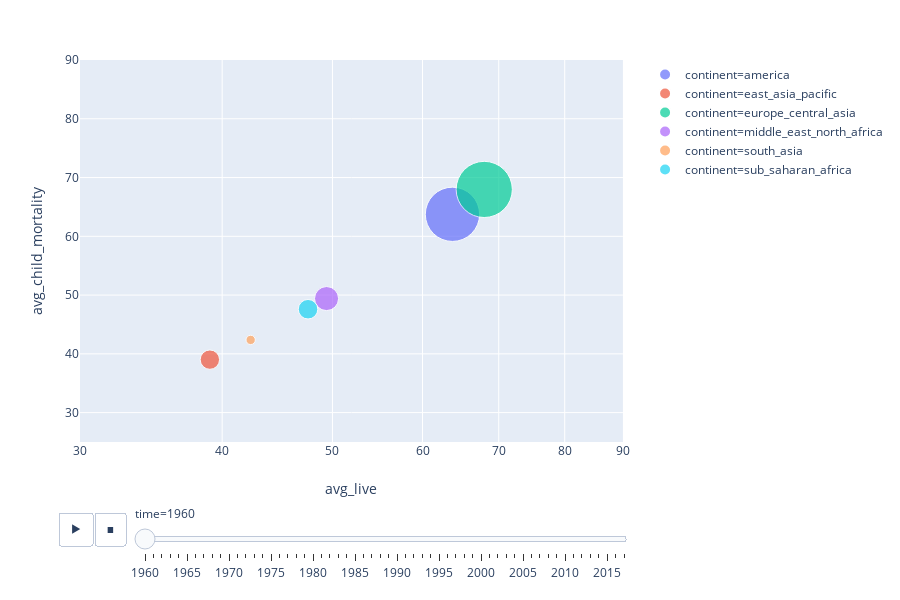

Here is the notebook cell this chart was saved with:
### Code cell
# reference https://plot.ly/python/bubble-charts/
px.scatter(dataset, x="avg_live", y="avg_child_mortality",animation_frame="time", size="avg_gdp", 
           animation_group="continent",color="continent",
           hover_name="continent", log_x=True, size_max=60,range_x=[30,90], range_y=[25,90])

### Figure 1 — Plotly figure (JSON) as saved in the notebook; plotly's stock layout.template omitted (floating-point values rounded to 4 significant figures)
{"data": [{"hoverlabel": {"namelength": 0}, "hovertemplate": "<b>%{hovertext}</b><br><br>continent=america<br>time=1960<br>avg_live=%{x}<br>avg_child_mortality=%{y}<br>avg_gdp=%{marker.size}", "hovertext": ["america"], "ids": ["america"], "legendgroup": "continent=america", "marker": {"color": "#636efa", "size": [10490.0], "sizemode": "area", "sizeref": 7.116, "symbol": "circle"}, "mode": "markers", "name": "continent=america", "showlegend": true, "type": "scatter", "x": [63.75], "xaxis": "x", "y": [63.75], "yaxis": "y"}, {"hoverlabel": {"namelength": 0}, "hovertemplate": "<b>%{hovertext}</b><br><br>continent=east_asia_pacific<br>time=1960<br>avg_live=%{x}<br>avg_child_mortality=%{y}<br>avg_gdp=%{marker.size}", "hovertext": ["east_asia_pacific"], "ids": ["east_asia_pacific"], "legendgroup": "continent=east_asia_pacific", "marker": {"color": "#EF553B", "size": [1334.0], "sizemode": "area", "sizeref": 7.116, "symbol": "circle"}, "mode": "markers", "name": "continent=east_asia_pacific", "showlegend": true, "type": "scatter", "x": [39.02], "xaxis": "x", "y": [39.02], "yaxis": "y"}, {"hoverlabel": {"namelength": 0}, "hovertemplate": "<b>%{hovertext}</b><br><br>continent=europe_central_asia<br>time=1960<br>avg_live=%{x}<br>avg_child_mortality=%{y}<br>avg_gdp=%{marker.size}", "hovertext": ["europe_central_asia"], "ids": ["europe_central_asia"], "legendgroup": "continent=europe_central_asia", "marker": {"color": "#00cc96", "size": [11240.0], "sizemode": "area", "sizeref": 7.116, "symbol": "circle"}, "mode": "markers", "name": "continent=europe_central_asia", "showlegend": true, "type": "scatter", "x": [67.98], "xaxis": "x", "y": [67.98], "yaxis": "y"}, {"hoverlabel": {"namelength": 0}, "hovertemplate": "<b>%{hovertext}</b><br><br>continent=middle_east_north_africa<br>time=1960<br>avg_live=%{x}<br>avg_child_mortality=%{y}<br>avg_gdp=%{marker.size}", "hovertext": ["middle_east_north_africa"], "ids": ["middle_east_north_africa"], "legendgroup": "continent=middle_east_north_africa", "marker": {"color": "#ab63fa", "size": [2061.0], "sizemode": "area", "sizeref": 7.116, "symbol": "circle"}, "mode": "markers", "name": "continent=middle_east_north_africa", "showlegend": true, "type": "scatter", "x": [49.41], "xaxis": "x", "y": [49.41], "yaxis": "y"}, {"hoverlabel": {"namelength": 0}, "hovertemplate": "<b>%{hovertext}</b><br><br>continent=south_asia<br>time=1960<br>avg_live=%{x}<br>avg_child_mortality=%{y}<br>avg_gdp=%{marker.size}", "hovertext": ["south_asia"], "ids": ["south_asia"], "legendgroup": "continent=south_asia", "marker": {"color": "#FFA15A", "size": [309.4], "sizemode": "area", "sizeref": 7.116, "symbol": "circle"}, "mode": "markers", "name": "continent=south_asia", "showlegend": true, "type": "scatter", "x": [42.37], "xaxis": "x", "y": [42.37], "yaxis": "y"}, {"hoverlabel": {"namelength": 0}, "hovertemplate": "<b>%{hovertext}</b><br><br>continent=sub_saharan_africa<br>time=1960<br>avg_live=%{x}<br>avg_child_mortality=%{y}<br>avg_gdp=%{marker.size}", "hovertext": ["sub_saharan_africa"], "ids": ["sub_saharan_africa"], "legendgroup": "continent=sub_saharan_africa", "marker": {"color": "#19d3f3", "size": [1358.0], "sizemode": "area", "sizeref": 7.116, "symbol": "circle"}, "mode": "markers", "name": "continent=sub_saharan_africa", "showlegend": true, "type": "scatter", "x": [47.59], "xaxis": "x", "y": [47.59], "yaxis": "y"}], "layout": {"height": 600, "legend": {"itemsizing": "constant", "tracegroupgap": 0}, "margin": {"t": 60}, "sliders": [{"active": 0, "currentvalue": {"prefix": "time="}, "len": 0.9, "pad": {"b": 10, "t": 60}, "steps": [{"args": [["1960"], {"frame": {"duration": 0, "redraw": false}, "fromcurrent": true, "mode": "immediate", "transition": {"duration": 0, "easing": "linear"}}], "label": "1960", "method": "animate"}, {"args": [["1961"], {"frame": {"duration": 0, "redraw": false}, "fromcurrent": true, "mode": "immediate", "transition": {"duration": 0, "easing": "linear"}}], "label": "1961", "method": "animate"}, {"args": [["1962"], {"frame": {"duration": 0, "redraw": false}, "fromcurrent": true, "mode": "immediate", "transition": {"duration": 0, "easing": "linear"}}], "label": "1962", "method": "animate"}, {"args": [["1963"], {"frame": {"duration": 0, "redraw": false}, "fromcurrent": true, "mode": "immediate", "transition": {"duration": 0, "easing": "linear"}}], "label": "1963", "method": "animate"}, {"args": [["1964"], {"frame": {"duration": 0, "redraw": false}, "fromcurrent": true, "mode": "immediate", "transition": {"duration": 0, "easing": "linear"}}], "label": "1964", "method": "animate"}, {"args": [["1965"], {"frame": {"duration": 0, "redraw": false}, "fromcurrent": true, "mode": "immediate", "transition": {"duration": 0, "easing": "linear"}}], "label": "1965", "method": "animate"}, {"args": [["1966"], {"frame": {"duration": 0, "redraw": false}, "fromcurrent": true, "mode": "immediate", "transition": {"duration": 0, "easing": "linear"}}], "label": "1966", "method": "animate"}, {"args": [["1967"], {"frame": {"duration": 0, "redraw": false}, "fromcurrent": true, "mode": "immediate", "transition": {"duration": 0, "easing": "linear"}}], "label": "1967", "method": "animate"}, {"args": [["1968"], {"frame": {"duration": 0, "redraw": false}, "fromcurrent": true, "mode": "immediate", "transition": {"duration": 0, "easing": "linear"}}], "label": "1968", "method": "animate"}, {"args": [["1969"], {"frame": {"duration": 0, "redraw": false}, "fromcurrent": true, "mode": "immediate", "transition": {"duration": 0, "easing": "linear"}}], "label": "1969", "method": "animate"}, {"args": [["1970"], {"frame": {"duration": 0, "redraw": false}, "fromcurrent": true, "mode": "immediate", "transition": {"duration": 0, "easing": "linear"}}], "label": "1970", "method": "animate"}, {"args": [["1971"], {"frame": {"duration": 0, "redraw": false}, "fromcurrent": true, "mode": "immediate", "transition": {"duration": 0, "easing": "linear"}}], "label": "1971", "method": "animate"}, {"args": [["1972"], {"frame": {"duration": 0, "redraw": false}, "fromcurrent": true, "mode": "immediate", "transition": {"duration": 0, "easing": "linear"}}], "label": "1972", "method": "animate"}, {"args": [["1973"], {"frame": {"duration": 0, "redraw": false}, "fromcurrent": true, "mode": "immediate", "transition": {"duration": 0, "easing": "linear"}}], "label": "1973", "method": "animate"}, {"args": [["1974"], {"frame": {"duration": 0, "redraw": false}, "fromcurrent": true, "mode": "immediate", "transition": {"duration": 0, "easing": "linear"}}], "label": "1974", "method": "animate"}, {"args": [["1975"], {"frame": {"duration": 0, "redraw": false}, "fromcurrent": true, "mode": "immediate", "transition": {"duration": 0, "easing": "linear"}}], "label": "1975", "method": "animate"}, {"args": [["1976"], {"frame": {"duration": 0, "redraw": false}, "fromcurrent": true, "mode": "immediate", "transition": {"duration": 0, "easing": "linear"}}], "label": "1976", "method": "animate"}, {"args": [["1977"], {"frame": {"duration": 0, "redraw": false}, "fromcurrent": true, "mode": "immediate", "transition": {"duration": 0, "easing": "linear"}}], "label": "1977", "method": "animate"}, {"args": [["1978"], {"frame": {"duration": 0, "redraw": false}, "fromcurrent": true, "mode": "immediate", "transition": {"duration": 0, "easing": "linear"}}], "label": "1978", "method": "animate"}, {"args": [["1979"], {"frame": {"duration": 0, "redraw": false}, "fromcurrent": true, "mode": "immediate", "transition": {"duration": 0, "easing": "linear"}}], "label": "1979", "method": "animate"}, {"args": [["1980"], {"frame": {"duration": 0, "redraw": false}, "fromcurrent": true, "mode": "immediate", "transition": {"duration": 0, "easing": "linear"}}], "label": "1980", "method": "animate"}, {"args": [["1981"], {"frame": {"duration": 0, "redraw": false}, "fromcurrent": true, "mode": "immediate", "transition": {"duration": 0, "easing": "linear"}}], "label": "1981", "method": "animate"}, {"args": [["1982"], {"frame": {"duration": 0, "redraw": false}, "fromcurrent": true, "mode": "immediate", "transition": {"duration": 0, "easing": "linear"}}], "label": "1982", "method": "animate"}, {"args": [["1983"], {"frame": {"duration": 0, "redraw": false}, "fromcurrent": true, "mode": "immediate", "transition": {"duration": 0, "easing": "linear"}}], "label": "1983", "method": "animate"}, {"args": [["1984"], {"frame": {"duration": 0, "redraw": false}, "fromcurrent": true, "mode": "immediate", "transition": {"duration": 0, "easing": "linear"}}], "label": "1984", "method": "animate"}, {"args": [["1985"], {"frame": {"duration": 0, "redraw": false}, "fromcurrent": true, "mode": "immediate", "transition": {"duration": 0, "easing": "linear"}}], "label": "1985", "method": "animate"}, {"args": [["1986"], {"frame": {"duration": 0, "redraw": false}, "fromcurrent": true, "mode": "immediate", "transition": {"duration": 0, "easing": "linear"}}], "label": "1986", "method": "animate"}, {"args": [["1987"], {"frame": {"duration": 0, "redraw": false}, "fromcurrent": true, "mode": "immediate", "transition": {"duration": 0, "easing": "linear"}}], "label": "1987", "method": "animate"}, {"args": [["1988"], {"frame": {"duration": 0, "redraw": false}, "fromcurrent": true, "mode": "immediate", "transition": {"duration": 0, "easing": "linear"}}], "label": "1988", "method": "animate"}, {"args": [["1989"], {"frame": {"duration": 0, "redraw": false}, "fromcurrent": true, "mode": "immediate", "transition": {"duration": 0, "easing": "linear"}}], "label": "1989", "method": "animate"}, {"args": [["1990"], {"frame": {"duration": 0, "redraw": false}, "fromcurrent": true, "mode": "immediate", "transition": {"duration": 0, "easing": "linear"}}], "label": "1990", "method": "animate"}, {"args": [["1991"], {"frame": {"duration": 0, "redraw": false}, "fromcurrent": true, "mode": "immediate", "transition": {"duration": 0, "easing": "linear"}}], "label": "1991", "method": "animate"}, {"args": [["1992"], {"frame": {"duration": 0, "redraw": false}, "fromcurrent": true, "mode": "immediate", "transition": {"duration": 0, "easing": "linear"}}], "label": "1992", "method": "animate"}, {"args": [["1993"], {"frame": {"duration": 0, "redraw": false}, "fromcurrent": true, "mode": "immediate", "transition": {"duration": 0, "easing": "linear"}}], "label": "1993", "method": "animate"}, {"args": [["1994"], {"frame": {"duration": 0, "redraw": false}, "fromcurrent": true, "mode": "immediate", "transition": {"duration": 0, "easing": "linear"}}], "label": "1994", "method": "animate"}, {"args": [["1995"], {"frame": {"duration": 0, "redraw": false}, "fromcurrent": true, "mode": "immediate", "transition": {"duration": 0, "easing": "linear"}}], "label": "1995", "method": "animate"}, {"args": [["1996"], {"frame": {"duration": 0, "redraw": false}, "fromcurrent": true, "mode": "immediate", "transition": {"duration": 0, "easing": "linear"}}], "label": "1996", "method": "animate"}, {"args": [["1997"], {"frame": {"duration": 0, "redraw": false}, "fromcurrent": true, "mode": "immediate", "transition": {"duration": 0, "easing": "linear"}}], "label": "1997", "method": "animate"}, {"args": [["1998"], {"frame": {"duration": 0, "redraw": false}, "fromcurrent": true, "mode": "immediate", "transition": {"duration": 0, "easing": "linear"}}], "label": "1998", "method": "animate"}, {"args": [["1999"], {"frame": {"duration": 0, "redraw": false}, "fromcurrent": true, "mode": "immediate", "transition": {"duration": 0, "easing": "linear"}}], "label": "1999", "method": "animate"}, {"args": [["2000"], {"frame": {"duration": 0, "redraw": false}, "fromcurrent": true, "mode": "immediate", "transition": {"duration": 0, "easing": "linear"}}], "label": "2000", "method": "animate"}, {"args": [["2001"], {"frame": {"duration": 0, "redraw": false}, "fromcurrent": true, "mode": "immediate", "transition": {"duration": 0, "easing": "linear"}}], "label": "2001", "method": "animate"}, {"args": [["2002"], {"frame": {"duration": 0, "redraw": false}, "fromcurrent": true, "mode": "immediate", "transition": {"duration": 0, "easing": "linear"}}], "label": "2002", "method": "animate"}, {"args": [["2003"], {"frame": {"duration": 0, "redraw": false}, "fromcurrent": true, "mode": "immediate", "transition": {"duration": 0, "easing": "linear"}}], "label": "2003", "method": "animate"}, {"args": [["2004"], {"frame": {"duration": 0, "redraw": false}, "fromcurrent": true, "mode": "immediate", "transition": {"duration": 0, "easing": "linear"}}], "label": "2004", "method": "animate"}, {"args": [["2005"], {"frame": {"duration": 0, "redraw": false}, "fromcurrent": true, "mode": "immediate", "transition": {"duration": 0, "easing": "linear"}}], "label": "2005", "method": "animate"}, {"args": [["2006"], {"frame": {"duration": 0, "redraw": false}, "fromcurrent": true, "mode": "immediate", "transition": {"duration": 0, "easing": "linear"}}], "label": "2006", "method": "animate"}, {"args": [["2007"], {"frame": {"duration": 0, "redraw": false}, "fromcurrent": true, "mode": "immediate", "transition": {"duration": 0, "easing": "linear"}}], "label": "2007", "method": "animate"}, {"args": [["2008"], {"frame": {"duration": 0, "redraw": false}, "fromcurrent": true, "mode": "immediate", "transition": {"duration": 0, "easing": "linear"}}], "label": "2008", "method": "animate"}, {"args": [["2009"], {"frame": {"duration": 0, "redraw": false}, "fromcurrent": true, "mode": "immediate", "transition": {"duration": 0, "easing": "linear"}}], "label": "2009", "method": "animate"}, {"args": [["2010"], {"frame": {"duration": 0, "redraw": false}, "fromcurrent": true, "mode": "immediate", "transition": {"duration": 0, "easing": "linear"}}], "label": "2010", "method": "animate"}, {"args": [["2011"], {"frame": {"duration": 0, "redraw": false}, "fromcurrent": true, "mode": "immediate", "transition": {"duration": 0, "easing": "linear"}}], "label": "2011", "method": "animate"}, {"args": [["2012"], {"frame": {"duration": 0, "redraw": false}, "fromcurrent": true, "mode": "immediate", "transition": {"duration": 0, "easing": "linear"}}], "label": "2012", "method": "animate"}, {"args": [["2013"], {"frame": {"duration": 0, "redraw": false}, "fromcurrent": true, "mode": "immediate", "transition": {"duration": 0, "easing": "linear"}}], "label": "2013", "method": "animate"}, {"args": [["2014"], {"frame": {"duration": 0, "redraw": false}, "fromcurrent": true, "mode": "immediate", "transition": {"duration": 0, "easing": "linear"}}], "label": "2014", "method": "animate"}, {"args": [["2015"], {"frame": {"duration": 0, "redraw": false}, "fromcurrent": true, "mode": "immediate", "transition": {"duration": 0, "easing": "linear"}}], "label": "2015", "method": "animate"}, {"args": [["2016"], {"frame": {"duration": 0, "redraw": false}, "fromcurrent": true, "mode": "immediate", "transition": {"duration": 0, "easing": "linear"}}], "label": "2016", "method": "animate"}, {"args": [["2017"], {"frame": {"duration": 0, "redraw": false}, "fromcurrent": true, "mode": "immediate", "transition": {"duration": 0, "easing": "linear"}}], "label": "2017", "method": "animate"}], "x": 0.1, "xanchor": "left", "y": 0, "yanchor": "top"}], "updatemenus": [{"buttons": [{"args": [null, {"frame": {"duration": 500, "redraw": false}, "fromcurrent": true, "mode": "immediate", "transition": {"duration": 500, "easing": "linear"}}], "label": "&#9654;", "method": "animate"}, {"args": [[null], {"frame": {"duration": 0, "redraw": false}, "fromcurrent": true, "mode": "immediate", "transition": {"duration": 0, "easing": "linear"}}], "label": "&#9724;", "method": "animate"}], "direction": "left", "pad": {"r": 10, "t": 70}, "showactive": false, "type": "buttons", "x": 0.1, "xanchor": "right", "y": 0, "yanchor": "top"}], "xaxis": {"anchor": "y", "domain": [0, 0.98], "range": [1.477, 1.954], "title": {"text": "avg_live"}, "type": "log"}, "yaxis": {"anchor": "x", "domain": [0, 1], "range": [25, 90], "title": {"text": "avg_child_mortality"}}}}
